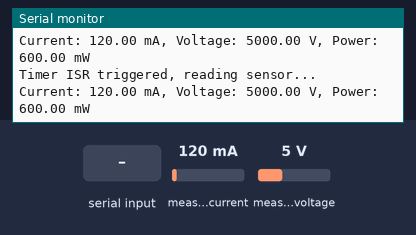
A sketch run on a simulated STM32 Blue Pill. Shown: the last lines printed to the serial monitor. Inputs (shaded band) come from the test bench; at power-on: measured current 120 mA, measured voltage 5 V.

Above: at 1.3 s.
1.4 s: "1" received over the second serial link
3.0 s: measured current set to 40 mA
At 3.31 s:
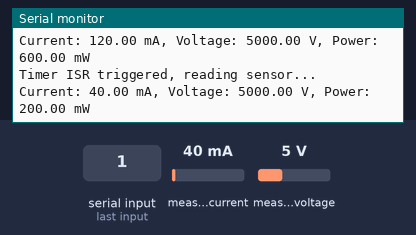
4.5 s: measured voltage set to 0.3 V
At 4.81 s:
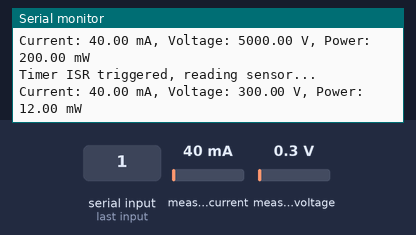
6.0 s: "0" received over the second serial link
7.5 s: measured current set to 500 mA
At 7.81 s:
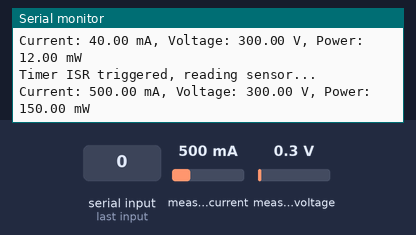
Timing chart, 0 to 10.0 s (numbered marks = the images above; inputs shaded):
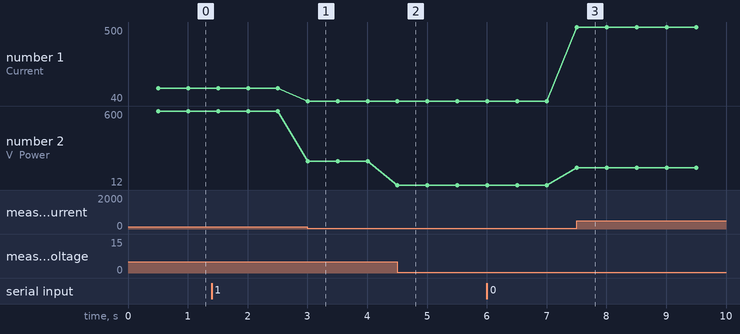

Measured:
- after the input at 3.0 s, the serial monitor: prints a new line at once (image 1)
- after the input at 4.5 s, the serial monitor: prints a new line at once (image 2)
- after the input at 7.5 s, the serial monitor: prints a new line at once (image 3)
- plotted number 1: 120 → 40 after the input at 3.0 s, 40 → 500 after the input at 7.5 s
- plotted number 2: 600 → 200 after the input at 3.0 s, 200 → 12 after the input at 4.5 s, 12 → 150 after the input at 7.5 s

The sketch:

STM32_BMS_Team6_v1.ino
```cpp
#include <Wire.h>
#include <Adafruit_INA260.h>
#include <HardwareSerial.h>
#include <STM32TimerInterrupt.h>

//need to update the code to update global variable and then use an interrupt to check those global variables so that we know when to start cell balancing

// Define Serial2 on PA2 (TX2) and PA3 (RX2)
HardwareSerial Serial2(PA3, PA2);  // RX, TX

// Create an INA260 object
Adafruit_INA260 ina260;

// Volatile flag set by the timer ISR to indicate that it is time to check Serial2
volatile bool serialCheckFlag = false;
volatile bool readINA_1_Flag = false;

// Create a timer instance using TIM2 (adjust if needed)
STM32Timer ITimer2(TIM2);

// Timer interrupt service routine (ISR)
void onTimerISR() {
  serialCheckFlag = true;
  readINA_1_Flag = true;
}


void setup() {
  // Initialize USB Serial for debugging
  Serial.begin(9600);
  while (!Serial) {
    delay(10); // Wait for Serial Monitor to connect
  }

  // Initialize Serial2 for UART communication
  Serial2.begin(9600);
  //Init INA260
  if (!ina260.begin()) {
    Serial.println("Error: INA260 sensor not found!");
    while (1) {
      delay(10);
    }
  }
  // Start the timer interrupt to trigger every 500,000 microseconds (500 ms)
  if (ITimer2.attachInterruptInterval(500000, onTimerISR)) {
    Serial.println("Timer2 started, checking Serial2 every 500 ms");
  } else {
    Serial.println("Failed to start Timer2");
  }
}

void loop() {
  // If the timer ISR has set the flag, process the Serial2 data
  if (serialCheckFlag) {
    serialCheckFlag = false; // Clear the flag
    readSerial2Data();         // Call the function to read and print Serial2 data
  }

  if (readINA_1_Flag) {
    readINA_1_Flag = false;  // Clear the flag
    Serial.println("Timer ISR triggered, reading sensor...");
    readINA_1_values();
  }
}


// Function to read and print data from Serial2
void readSerial2Data() {
  while (Serial2.available() > 0) {
    uint8_t receivedByte = Serial2.read();
    Serial.print("Byte Received: ");
    Serial.println(receivedByte, HEX);
  }
}

void readINA_1_values() {
  float current_mA = ina260.readCurrent();     // Current in mA
  float voltage_V  = ina260.readBusVoltage();    // Voltage in V
  float power_mW   = ina260.readPower();         // Power in mW

  Serial.print("Current: ");
  Serial.print(current_mA);
  Serial.print(" mA, Voltage: ");
  Serial.print(voltage_V);
  Serial.print(" V, Power: ");
  Serial.print(power_mW);
  Serial.println(" mW");
}
```
